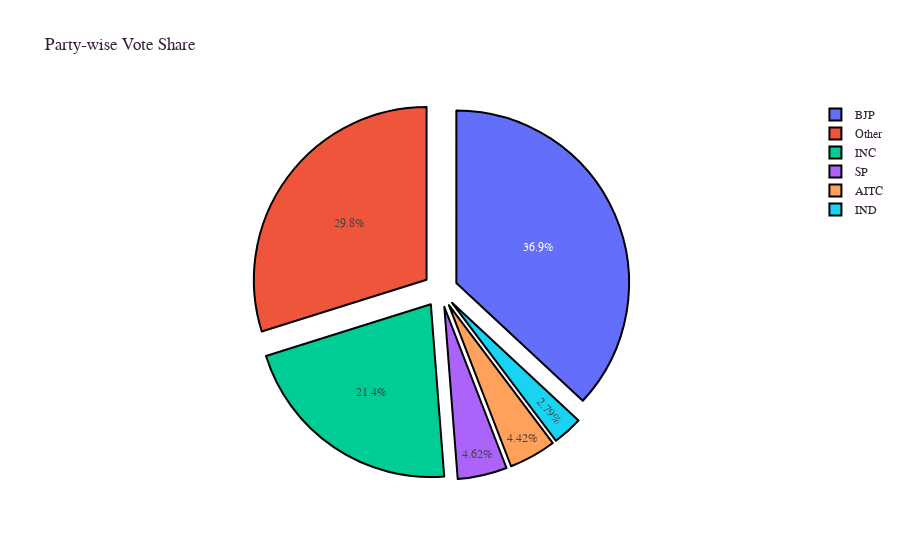

Notebook code cell kept with this figure:
### Code cell
# Create a dataframe with total number of votes won by each party
result = df[df['WINNER'] == 1].groupby('PARTY')['WINNER'].size()
vote_Share = df.groupby('PARTY')['TOTAL VOTES'].sum()
vote_Share_df = pd.DataFrame(data=vote_Share, index=vote_Share.index).sort_values(by="TOTAL VOTES", ascending=False)
vote_Share_df.reset_index(level=0, inplace=True)

# Sort out the top five parties according to the total number of votes
vote_share_top5 = df.groupby('PARTY')['TOTAL VOTES'].sum().nlargest(5).index.tolist()

# Create a method to label parties as 'Other' if they are not top five in total number of votes.
def sort_party(data):
    '''
    Method to label parties as 'Other' if they are not top five in total number of votes.
    data: input rows
    '''
    if data['PARTY'] not in vote_share_top5:
        return 'Other'
    else:
        return data['PARTY']

# Calling the method
df['Party New'] = df.apply(sort_party, axis=1)

# Visualize Party-wise vote share
vote_count = df.groupby('Party New')['TOTAL VOTES'].sum()
vote_count_fig = go.Figure(go.Pie(labels=vote_count.index, 
                                  values=vote_count.values,
                                  pull=[0.1, 0.1, 0.1, 0.1, 0.1, 0.1],
                                  marker=dict(line=dict(color="#000000", 
                                                        width=2))))
vote_count_fig.update_layout(title_text='Party-wise Vote Share',
                             font_family="Courier New",
                             font_color="#351f39",
                             title_font_family="Courier New",
                             title_font_color="#351f39")
vote_count_fig.show()

### Figure 1 — Plotly figure (JSON) as saved in the notebook; plotly's stock layout.template omitted (floating-point values rounded to 4 significant figures)
{"data": [{"labels": ["AITC", "BJP", "INC", "IND", "Other", "SP"], "marker": {"line": {"color": "#000000", "width": 2}}, "pull": [0.1, 0.1, 0.1, 0.1, 0.1, 0.1], "type": "pie", "values": [28213393, 235974144, 136758952, 17850062, 190644752, 29549389]}], "layout": {"font": {"color": "#351f39", "family": "Courier New"}, "title": {"font": {"color": "#351f39", "family": "Courier New"}, "text": "Party-wise Vote Share"}}}
